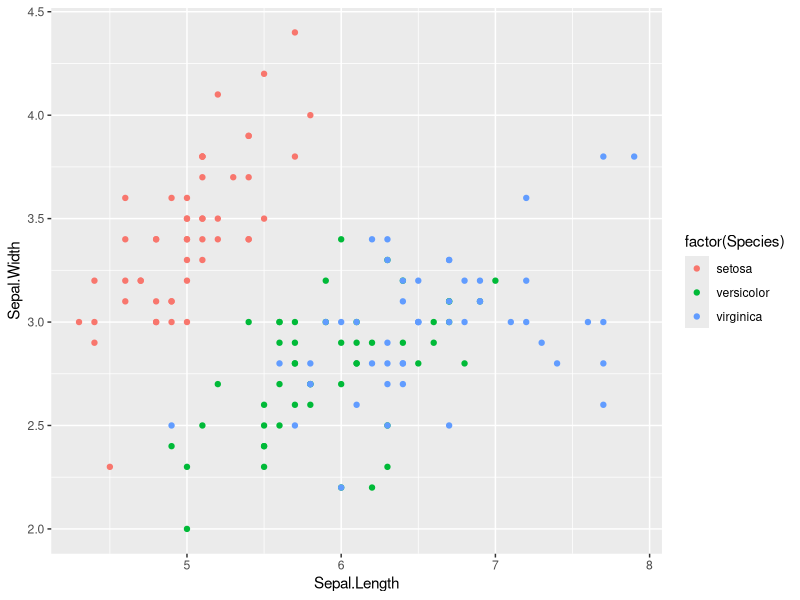
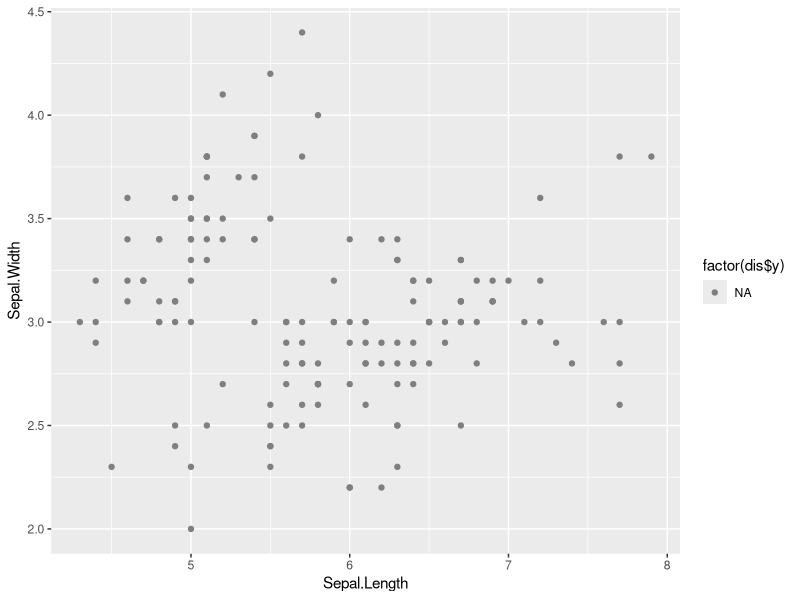
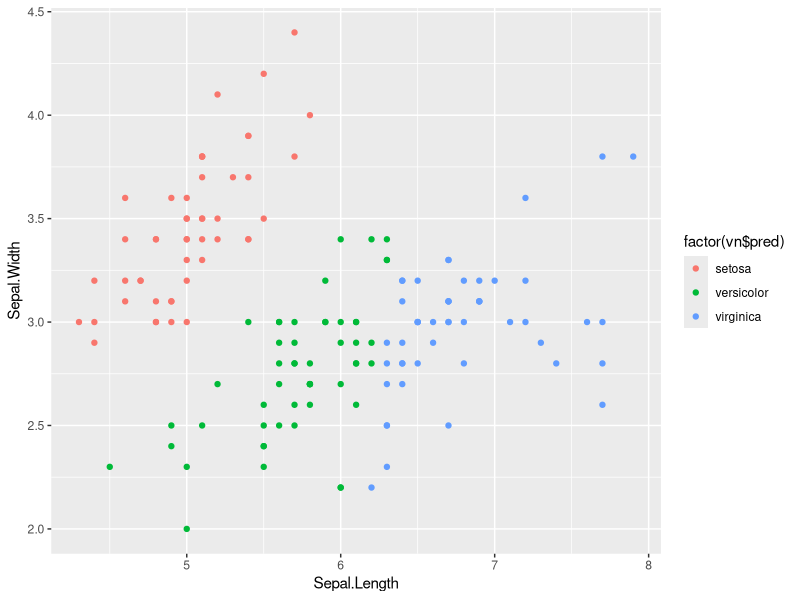

The R source for these figures, in order: (Note: this script raises an error after producing the figures.)
library(ggplot2)
data=iris
x0=c(data$Sepal.Length)
y0=c(data$Sepal.Width)
z=c(data$Species)
x = data.frame(x1=x0,x2=y0)
y=as.factor(z)
### 1.
# scatter plot for original data with target

  ggplot(data = data, aes(x = Sepal.Length,y = Sepal.Width))+
    geom_point(aes(color = factor(Species))) 
### 2a.
# Grouping the Targets
  group1_index = which( y == 1 )
  group2_index = which( y == 2 )
  group3_index = which( y == 3 )
  
# priors:
  prior_group1 = length(group1_index) / length(y)
  prior_group2 = length(group2_index) / length(y)
  prior_group3 = length(group3_index) / length(y)
  print("Prior probabilities of groups:")
  print(c(prior_group1, prior_group2,prior_group3))
  
# means:
  mean_group1 = as.matrix(colMeans(x[group1_index, ]))
  mean_group2 = as.matrix(colMeans(x[group2_index, ]))
  mean_group3 = as.matrix(colMeans(x[group3_index, ]))
  
  #print("Group means:")
  print(rbind(mean_group1, mean_group2,mean_group3))
  
# Co-variances Matrix
  cv1<-cov(x[group1_index, ])
  cv2<-cov(x[group2_index, ])
  cv3<-cov(x[group3_index, ])
  print("covariance matrix of group 1")
  print(cv1)
  
  print("covariance matrix of group 2")
  print(cv2)
  
  print("covariance matrix of group 3")
  print(cv3)

### 2b.  
# Pooled Co-variance Matrix
  pooled_cv<-as.matrix((length(group1_index)*cv1)+(length(group2_index)*cv2)+(length(group3_index)*cv3))/length(y)
  print("Pooled covariance matrix of groups")
  print(pooled_cv)

### 2d.  
# Discriminant function
 
 disc_fn<-function(v,p_cv,m_g,p_g)
 {
   v<-as.matrix(v)
   p_cv<-solve(p_cv)
   d1<-((v%*%p_cv)%*%(m_g))
   d2<-(0.5*t(m_g))%*%(p_cv)%*%(m_g)
   t_d<-d1-(as.numeric(d2))+log(p_g)
   return(t_d)
 }

# Bind the Discriminant values in the data.frame
  d_val1<- disc_fn(x,pooled_cv,mean_group1,prior_group1)
  d_val2<- disc_fn(x,pooled_cv,mean_group2,prior_group2)
  d_val3<- disc_fn(x,pooled_cv,mean_group3,prior_group3)

  disc_val<-cbind(d_val1,d_val2,d_val3)
  dis<-as.data.frame(disc_val)
  
  colnames(dis)<-c("setosa","versicolor","virginica")
  head(dis)

# Found the target value of this data by max value occurs on the row
  m<-colnames(dis)[max.col(dis, ties.method = "first")]
#https://statisticsglobe.com/return-column-name-of-largest-value-for-each-row-in-r
  dis$y<-m # add those values as y in the same dataframe



### 2e.
# Decision boundary
# m1<-(-0.5*t(mean_group1))%*%(cv1)%*%(mean_group1)
# m1+log(prior_group1)

  decision_boundary<-function(x,y,z)
  {
   m<-(-0.5*t(x))%*%(y)%*%(x)
   w_oi<-m+log(z)
   w_i<-y%*%x
   cat("w_oi",w_oi,"\n","w_i",w_i,"\n")
  }
  dc1<- decision_boundary(mean_group1,cv1,prior_group1)   #decision_bndy value of group 1
  dc2<- decision_boundary(mean_group2,cv2,prior_group2)   #decision_bndy value of group 2
  dc3<- decision_boundary(mean_group3,cv3,prior_group3)   #decision_bndy value of group 3


### 3.
# plot that showing the prediction by the builted LDA function
  
 ggplot(data = data, aes(x = Sepal.Length,y = Sepal.Width)) +
   geom_point(aes(color = factor(dis$y))) 

# confusion matrix

  table("Prediction"=as.factor(dis$y), "Reference"=y)

#miss-classification rate
  missclassrate=function(y,y_i)
  {
   n=length(y)
   v<-1-(sum(diag(table(y,y_i)))/n)
   return(v)
  }
  missclassrate(as.factor(dis$y),y)
  
# LDA Model
 library(MASS)

 fit_lda <- lda(y~., data = x)
 coef(fit_lda)
 pred_lda <- predict(fit_lda, x)
 vn<-data.frame(original = y, pred = pred_lda$class)
 table(vn$pred,vn$original)
 
 ggplot(data = data, aes(x = Sepal.Length,y = Sepal.Width)) +
   geom_point(aes(color = factor(vn$pred))) 

### 4.Sample the data using rmvnorm function
 
 library(mvtnorm)
  bvn1 <- rmvnorm(50, mean = mean_group1, sigma = cv1 )
  bvn2 <- rmvnorm(50, mean = mean_group2, sigma = cv2 )
  bvn3 <- rmvnorm(50, mean = mean_group3, sigma = cv3 )

  bvn<-rbind(bvn1,bvn2,bvn3)
  bvn<-as.data.frame(bvn)
  bvn$y<-y
  
  # sample the data
  sample_data<-bvn[sample(nrow(bvn), 150), ]
  
  colnames(bvn)<-c("sepal.length","sepal.width","species")
  

  ggplot(data =bvn, aes(x = sepal.length,y = sepal.width)) +geom_point(aes(color = factor(y))) 

 # ggplot(data =sample_data, aes(x = sepal.length,y = sepal.width)) +geom_point(aes(color = factor(sample_data$species))) 

### 5.Logistic Regression Model
 
 library(nnet)
 irisModel<-multinom(y~x1+x2 ,data  =  x)
  m<-summary(irisModel)

  pred2<-predict(irisModel,x)
  pred2

  ggplot(data = data, aes(x = Sepal.Length,y = Sepal.Width)) +
    geom_point(aes(color = factor(pred2)))

  table("Prediction"=as.factor(pred2), "Reference"=y)
  
  
#====================================================
#Prediction for new data

group1_index = which( y == 1 )
group2_index = which( y == 2 )
group3_index = which( y == 3 )

#priors:
prior_group1 = length(group1_index) / length(y)
prior_group2 = length(group2_index) / length(y)
prior_group3 = length(group3_index) / length(y)
print("Prior probabilities of groups:")
print(c(prior_group1, prior_group2,prior_group3))

#means:
smean_group1 = as.matrix(colMeans(sample_data[group1_index, ]))
smean_group2 = as.matrix(colMeans(sample_data[group2_index, ]))
smean_group3 = as.matrix(colMeans(sample_data[group3_index, ]))

#print("Group means:")
#print(rbind(smean_group1, mean_group2,mean_group3))

#Covariance Matrix
scv1<-cov(sample_data[group1_index, ])
scv2<-cov(sample_data[group2_index, ])
scv3<-cov(sample_data[group3_index, ])
# print("covariance matrix of group 1")
# print(cv1)
# 
# print("covariance matrix of group 2")
# print(cv2)
# 
# print("covariance matrix of group 3")
# print(cv3)

#Pooled Covariance Matrix
spooled_cv<-as.matrix((length(group1_index)*scv1)+(length(group2_index)*scv2)+(length(group3_index)*scv3))/length(y)
# print("Pooled covariance matrix of groups")
# print(pooled_cv)

sd_val1<- disc_fn(sample_data,spooled_cv,smean_group1,prior_group1)
sd_val2<- disc_fn(sample_data,spooled_cv,smean_group2,prior_group2)
sd_val3<- disc_fn(sample_data,spooled_cv,smean_group3,prior_group3)

sdisc_val<-cbind(sd_val1,sd_val2,sd_val3)
sdis<-as.data.frame(sdisc_val)
sdis
colnames(sdis)<-c("setosa","versicolor","virginica")

m<-colnames(sdis)[max.col(sdis, ties.method = "first")]
sdis$z<-m
#dis
table("Prediction"=as.factor(sdis$z), "Reference"=y)
mean_group1
smean_group1


ggplot(data = sample_data, aes(x = V1,y = V2)) +geom_point(aes(color = factor(sdis$z))) 
